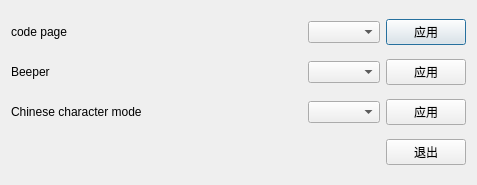
<?xml version="1.0" encoding="UTF-8"?>
<ui version="4.0">
 <class>w_bt_dish_Kitchenprinter_printermanager_tool</class>
 <widget class="QDialog" name="w_bt_dish_Kitchenprinter_printermanager_tool">
  <property name="geometry">
   <rect>
    <x>0</x>
    <y>0</y>
    <width>477</width>
    <height>185</height>
   </rect>
  </property>
  <property name="windowTitle">
   <string>Dialog</string>
  </property>
  <layout class="QVBoxLayout" name="verticalLayout">
   <item>
    <layout class="QHBoxLayout" name="horizontalLayout_3">
     <item>
      <widget class="QLabel" name="label">
       <property name="text">
        <string>code page</string>
       </property>
      </widget>
     </item>
     <item>
      <spacer name="horizontalSpacer">
       <property name="orientation">
        <enum>Qt::Horizontal</enum>
       </property>
       <property name="sizeHint" stdset="0">
        <size>
         <width>40</width>
         <height>20</height>
        </size>
       </property>
      </spacer>
     </item>
     <item>
      <widget class="lds_ComboBox" name="comboBox_code_page"/>
     </item>
     <item>
      <widget class="lds_toolbar_button" name="pushButton_app_code_page">
       <property name="text">
        <string>应用</string>
       </property>
       <property name="outer_stylesheet" stdset="0">
        <string>pushbutton</string>
       </property>
      </widget>
     </item>
    </layout>
   </item>
   <item>
    <layout class="QHBoxLayout" name="horizontalLayout_2">
     <item>
      <widget class="QLabel" name="label_2">
       <property name="text">
        <string>Beeper</string>
       </property>
      </widget>
     </item>
     <item>
      <spacer name="horizontalSpacer_2">
       <property name="orientation">
        <enum>Qt::Horizontal</enum>
       </property>
       <property name="sizeHint" stdset="0">
        <size>
         <width>40</width>
         <height>20</height>
        </size>
       </property>
      </spacer>
     </item>
     <item>
      <widget class="lds_ComboBox" name="comboBox_beeper"/>
     </item>
     <item>
      <widget class="lds_toolbar_button" name="pushButton_app_beeper">
       <property name="text">
        <string>应用</string>
       </property>
       <property name="outer_stylesheet" stdset="0">
        <string>pushbutton</string>
       </property>
      </widget>
     </item>
    </layout>
   </item>
   <item>
    <layout class="QHBoxLayout" name="horizontalLayout">
     <item>
      <widget class="QLabel" name="label_3">
       <property name="text">
        <string>Chinese character mode</string>
       </property>
      </widget>
     </item>
     <item>
      <spacer name="horizontalSpacer_3">
       <property name="orientation">
        <enum>Qt::Horizontal</enum>
       </property>
       <property name="sizeHint" stdset="0">
        <size>
         <width>40</width>
         <height>20</height>
        </size>
       </property>
      </spacer>
     </item>
     <item>
      <widget class="lds_ComboBox" name="comboBox_chinese_mode"/>
     </item>
     <item>
      <widget class="lds_toolbar_button" name="pushButton_app_chinese_mode">
       <property name="text">
        <string>应用</string>
       </property>
       <property name="outer_stylesheet" stdset="0">
        <string>pushbutton</string>
       </property>
      </widget>
     </item>
    </layout>
   </item>
   <item>
    <layout class="QHBoxLayout" name="horizontalLayout_4">
     <item>
      <spacer name="horizontalSpacer_4">
       <property name="orientation">
        <enum>Qt::Horizontal</enum>
       </property>
       <property name="sizeHint" stdset="0">
        <size>
         <width>40</width>
         <height>20</height>
        </size>
       </property>
      </spacer>
     </item>
     <item>
      <widget class="lds_toolbar_button" name="pushButton_exit">
       <property name="text">
        <string>退出</string>
       </property>
       <property name="outer_stylesheet" stdset="0">
        <string>pushbutton</string>
       </property>
      </widget>
     </item>
    </layout>
   </item>
  </layout>
 </widget>
 <customwidgets>
  <customwidget>
   <class>lds_toolbar_button</class>
   <extends>QPushButton</extends>
   <header>lds_toolbar_button.h</header>
  </customwidget>
  <customwidget>
   <class>lds_ComboBox</class>
   <extends>QComboBox</extends>
   <header>lds_combobox.h</header>
  </customwidget>
 </customwidgets>
 <resources/>
 <connections/>
</ui>
